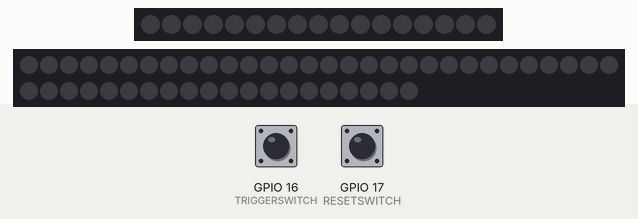
Bench run of a program on a simulated ESP32. Shown: 17 RGB LEDs in strip order, left to right, 50 RGB LEDs in strip order, left to right, continuing on the next row. The inputs (shaded band) are chosen by the test bench; at power-on: GPIO 16 (TRIGGERSWITCH) HIGH, GPIO 17 (RESETSWITCH) HIGH.

Above: at 1.2 s.
1.3 s: GPIO 16 (TRIGGERSWITCH) pulled LOW for 0.15 s
At 1.47 s:
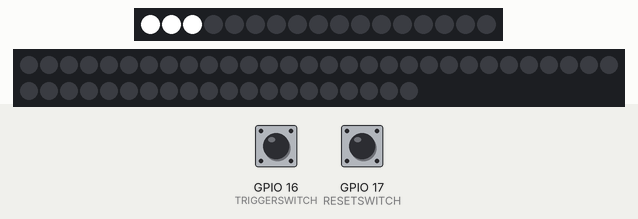
2.0 s: GPIO 17 (RESETSWITCH) pulled LOW for 3.2 s
At 2.18 s:
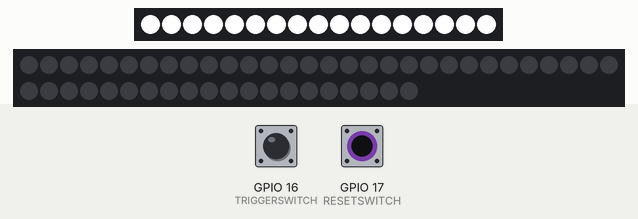
6.7 s: GPIO 16 (TRIGGERSWITCH) pulled LOW for 1 s
At 7.84 s:
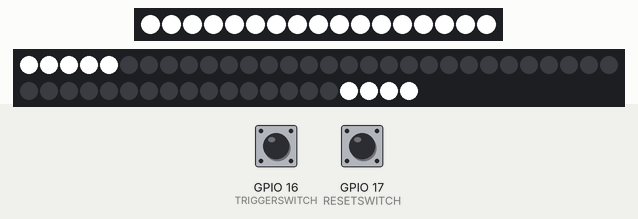
8.3 s: GPIO 17 (RESETSWITCH) pulled LOW for 1 s
At 9.9 s:
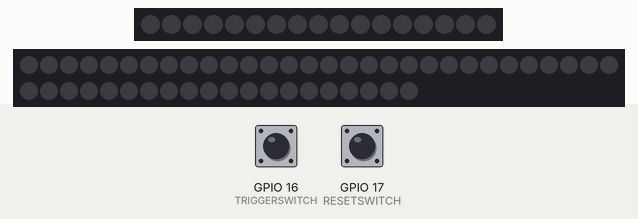
Timing chart, 0 to 11.4 s (numbered marks = the images above; inputs shaded):
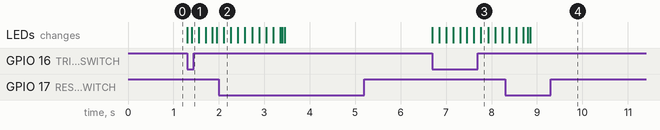

The program:

main.cpp
```cpp
#define DEBUG 0

#define LEDPIN1 25                // CHANGE THIS TO MATCH THE PIN YOUR LED STRIP IS CONNECTED TO (PODIUM)
#define LEDPIN2 26                // CHANGE THIS TO MATCH THE PIN YOUR LED STRIP IS CONNECTED TO (STAGE)

#define TRIGGERSWITCH 16          // CHANGE THIS TO MATCH THE PIN YOUR TRIGGER SWITCH IS CONNECTED TO
#define RESETSWITCH   17          // CHANGE THIS TO MATCH THE PIN YOUR RESET SWITCH IS CONNECTED TO

#define STRIP_1_COUNT 17          // CHANGE THIS TO MATCH THE NUMBER OF LEDS ON YOUR STRIP  (PODIUM)
#define STRIP_2_COUNT 50          // CHANGE THIS TO MATCH THE NUMBER OF LEDS ON YOUR STRIP  (STAGE)

#define SPEED          50         // ADJUST THIS TO CHANGE SPEED OF ANIMATION 1 IS FASTER 500 IS SLOWER
#define DEBOUNCE_DELAY 500

#define WHITE   255, 255, 255
#define RED     255, 0,   0
#define GREEN   0,   255, 0
#define BLUE    0,   0,   255
#define OFF     0,   0,   0


#include <Arduino.h>
#include <Adafruit_NeoPixel.h>

Adafruit_NeoPixel strip1 = Adafruit_NeoPixel(STRIP_1_COUNT, LEDPIN1, NEO_GRB + NEO_KHZ800);
Adafruit_NeoPixel strip2 = Adafruit_NeoPixel(STRIP_2_COUNT, LEDPIN2, NEO_GRB + NEO_KHZ800);

uint32_t lastUpdateMillis = 0;


void ioSetup() {
  pinMode(TRIGGERSWITCH, INPUT_PULLUP);
  pinMode(RESETSWITCH, INPUT_PULLUP);

  strip1.begin(); strip1.clear(); strip1.show();
  strip2.begin(); strip2.clear(); strip2.show();
}

void triggerStrip(){
  for (int i = 0; i < STRIP_1_COUNT; i++){
    strip1.setPixelColor(i, WHITE);
    strip1.show();
    delay(SPEED);
  }
  for (int i = 0; i < STRIP_2_COUNT/2; i++){
    strip2.setPixelColor(i, WHITE);  strip2.setPixelColor(STRIP_2_COUNT-i, WHITE);
    strip2.show();
    if (DEBUG){ Serial.println( "i:" + String(i) + "\t STRIP_2_COUNT-i: " + String(STRIP_2_COUNT-i));}
    delay(SPEED);
  }
}

void resetStrip(){
  for (int i = 0; i < STRIP_1_COUNT; i++){
    strip1.setPixelColor(i, OFF);
  }
  for (int i = 0; i < STRIP_2_COUNT; i++){
    strip2.setPixelColor(i, OFF);
  }
  strip1.show(); strip2.show();
}

void readSwitches(){
  if (digitalRead(TRIGGERSWITCH) == LOW){
    if (millis() - lastUpdateMillis < DEBOUNCE_DELAY ) {return;}
    lastUpdateMillis = millis();
    triggerStrip();
  }
  if (digitalRead(RESETSWITCH) == LOW){
    if (millis() - lastUpdateMillis < DEBOUNCE_DELAY ) {return;}
    lastUpdateMillis = millis();
    resetStrip();
  }
}

void setup() {
  Serial.begin(9600);
  ioSetup();
}

void loop() {
  readSwitches();
}
```

Measured:
- after the input at 1.3 s, the LEDs: first change at once (image 1 shows a later state)
- after the input at 2.0 s, the LEDs: change after 0.11 s (image 2)
- after the input at 6.7 s, the LEDs: first change at once (image 3 shows a later state)
- after the input at 8.3 s, the LEDs: first differ from a run without the input after 0.55 s (image 4)
